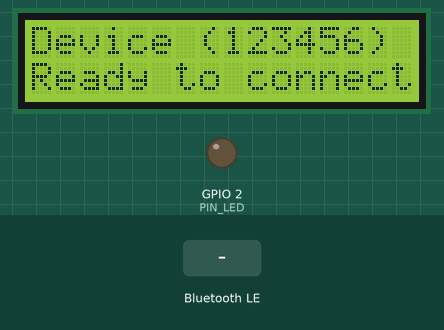
Recording of a sketch running on a simulated ESP32. Shown: 16×2 character LCD, output pins drawn as LEDs (lit = HIGH). Inputs (shaded band) come from the test bench. Nothing arrives over Bluetooth unless stated; a phone connects over Bluetooth LE 3 s after start; what the sketch prints to the serial monitor is not drawn.

Above: at 1.2 s.
1.3 s: Bluetooth LE write "1" received
At 3.5 s:
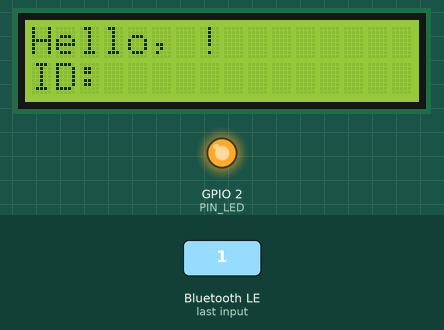
4.3 s: Bluetooth LE write "1" received
At 5.1 s:
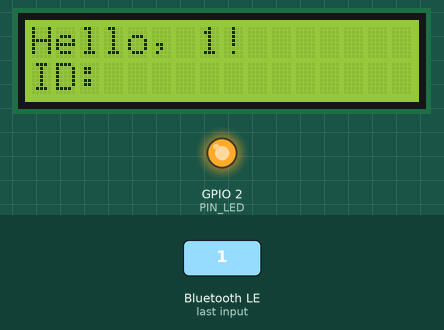
5.8 s: Bluetooth LE write "1" received
At 6.2 s:
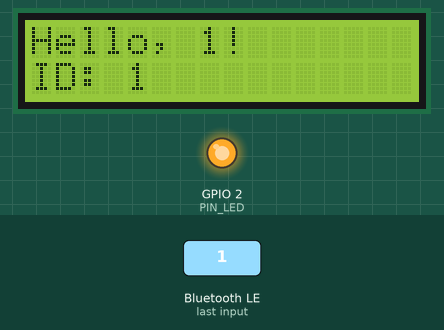
7.3 s: Bluetooth LE write "0" received
At 8.5 s:
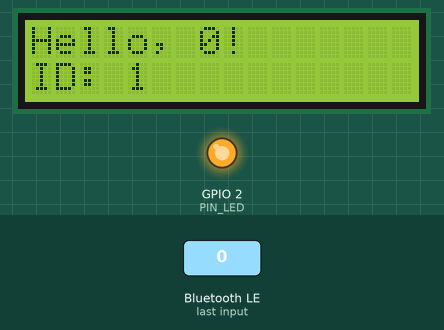
8.8 s: Bluetooth LE write "0" received
At 9.7 s:
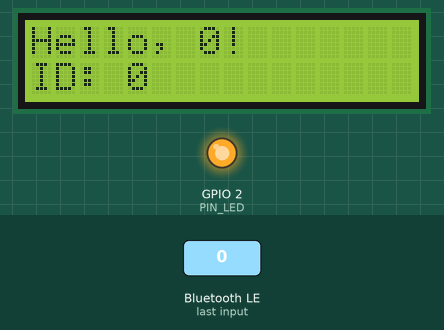
Timing chart, 0 to 11.3 s (numbered marks = the images above; inputs shaded):
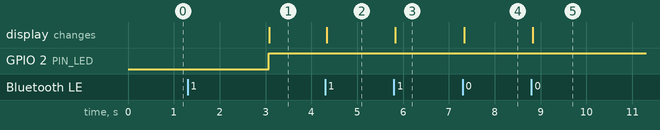

Measured:
- after the input at 1.3 s, GPIO 2 (PIN_LED): LOW → HIGH after 1.8 s
- after the input at 4.3 s, the display: changes at once (image 2)
- after the input at 5.8 s, the display: changes at once (image 3)
- after the input at 7.3 s, the display: changes at once (image 4)
- after the input at 8.8 s, the display: changes at once (image 5)

The sketch:

demo_esp32.ino
```cpp
#include <BLEDevice.h>
#include <BLEServer.h>
#include <BLEUtils.h>
#include <Wire.h>
#include <LiquidCrystal_I2C.h>

#define ULP_SERVICE_UUID          "F278E33F-D8F1-4F4B-8E04-885A5968FA11"

#define USER_NAME_UUID            "4FB34DCC-27AB-4D22-AB77-9E3B03489CFC"
#define USER_ID_UUID              "2D58B503-FE42-4010-BA8D-3F6A7632FCD5"
#define USER_LED_UUID             "6067DAB3-D8C0-4D82-A486-C7499176B57A"

#define DEVINFO_UUID              (uint16_t)0x180a
#define DEVINFO_MANUFACTURER_UUID (uint16_t)0x2a29
#define DEVINFO_NAME_UUID         (uint16_t)0x2a24
#define DEVINFO_SERIAL_UUID       (uint16_t)0x2a25

#define DEVICE_MANUFACTURER       "ULP"
#define DEVICE_NAME               "ULP Demo Device"

#define PIN_LED 2

LiquidCrystal_I2C lcd(0x27,2,1,0,4,5,6,7,3,POSITIVE);

BLECharacteristic *pCharacteristicUserName;
BLECharacteristic *pCharacteristicUserId;
BLECharacteristic *pCharacteristicUserLED;

bool connected = false;
bool refresh = true;

String userName = "";
String userId = "";
bool userLED = false;

class MyServerCallbacks: public BLEServerCallbacks {
    void onConnect(BLEServer* pServer) {
      Serial.println("Connected");
      digitalWrite(PIN_LED, 0);
      connected = true;
      refresh = true;
    };

    void onDisconnect(BLEServer* pServer) {
      Serial.println("Disconnected");
      digitalWrite(PIN_LED, 0);
      connected = false;

      userName = "";
      userId = "";
      userLED = false;

      refresh = true;
    }
};

class UserNameCallbacks: public BLECharacteristicCallbacks {
  void onWrite(BLECharacteristic *pCharacteristic) {
    std::string value = pCharacteristic->getValue();
    userName = String(value.c_str());
    refresh = true;
  }
};

class UserIdCallbacks: public BLECharacteristicCallbacks {
  void onWrite(BLECharacteristic *pCharacteristic) {
    std::string value = pCharacteristic->getValue();
    userId = String(value.c_str());
    refresh = true;
  }
};

class UserLEDCallbacks: public BLECharacteristicCallbacks {
  void onWrite(BLECharacteristic *pCharacteristic) {
    std::string value = pCharacteristic->getValue();
    if (value.length()  == 1) {
        uint8_t v = value[0];
        userLED = v ? 1 : 0;
        refresh = true;
    }
  }
};

void setup() {
  Serial.begin(115200);
  Serial.println("Starting...");

  lcd.begin(16,2);

  pinMode(PIN_LED, OUTPUT);

  String devName = DEVICE_NAME;
  String chipId = String((uint32_t)(ESP.getEfuseMac() >> 24), HEX);
  devName += " (";
  devName += chipId;
  devName += ')';

  BLEDevice::init(devName.c_str());
  BLEServer *pServer = BLEDevice::createServer();
  pServer->setCallbacks(new MyServerCallbacks());


  BLEService *pService = pServer->createService(ULP_SERVICE_UUID);

  pCharacteristicUserName = pService->createCharacteristic(USER_NAME_UUID, BLECharacteristic::PROPERTY_READ | BLECharacteristic::PROPERTY_WRITE);
  pCharacteristicUserName->setCallbacks(new UserNameCallbacks());

  pCharacteristicUserId = pService->createCharacteristic(USER_ID_UUID, BLECharacteristic::PROPERTY_READ | BLECharacteristic::PROPERTY_WRITE);
  pCharacteristicUserId->setCallbacks(new UserIdCallbacks());

  pCharacteristicUserLED = pService->createCharacteristic(USER_LED_UUID, BLECharacteristic::PROPERTY_READ | BLECharacteristic::PROPERTY_WRITE);
  pCharacteristicUserLED->setCallbacks(new UserLEDCallbacks());


  pService->start();

  pService = pServer->createService(DEVINFO_UUID);

  BLECharacteristic *pChar = pService->createCharacteristic(DEVINFO_MANUFACTURER_UUID, BLECharacteristic::PROPERTY_READ);
  pChar->setValue(DEVICE_MANUFACTURER);

  pChar = pService->createCharacteristic(DEVINFO_NAME_UUID, BLECharacteristic::PROPERTY_READ);
  pChar->setValue(DEVICE_NAME);

  pChar = pService->createCharacteristic(DEVINFO_SERIAL_UUID, BLECharacteristic::PROPERTY_READ);
  pChar->setValue(chipId.c_str());

  pService->start();


  BLEAdvertising *pAdvertising = pServer->getAdvertising();

  BLEAdvertisementData adv;
  adv.setName(devName.c_str());
  //adv.setCompleteServices(BLEUUID(SERVICE_UUID));
  pAdvertising->setAdvertisementData(adv);

  BLEAdvertisementData adv2;
  //adv2.setName(devName.c_str());
  adv2.setCompleteServices(BLEUUID(ULP_SERVICE_UUID));
  pAdvertising->setScanResponseData(adv2);

  pAdvertising->start();

  Serial.println("Ready");
  Serial.print("Device name: ");
  Serial.println(devName);
}

void echo(String first, String second) {
  lcd.home();
  lcd.print(first);
  lcd.setCursor ( 0, 1 );
  lcd.print(second);
}

void loop() {
  if (refresh) {
    lcd.clear();

    if (connected) {
      digitalWrite(PIN_LED, userLED ? 1 : 0);
      lcd.home();
      lcd.print("Hello, " + userName + "!");
      lcd.setCursor(0, 1);
      lcd.print("ID: " + userId.substring(0,7) + userId.substring(39, 44)); // 000615.d7814f22f99b4de3b395158c77848412.1933
    } else {
      echo("Device (" + String((uint32_t)(ESP.getEfuseMac() >> 24), HEX) + ")", "Ready to connect");
    }

    refresh = false;
  }
}
```
